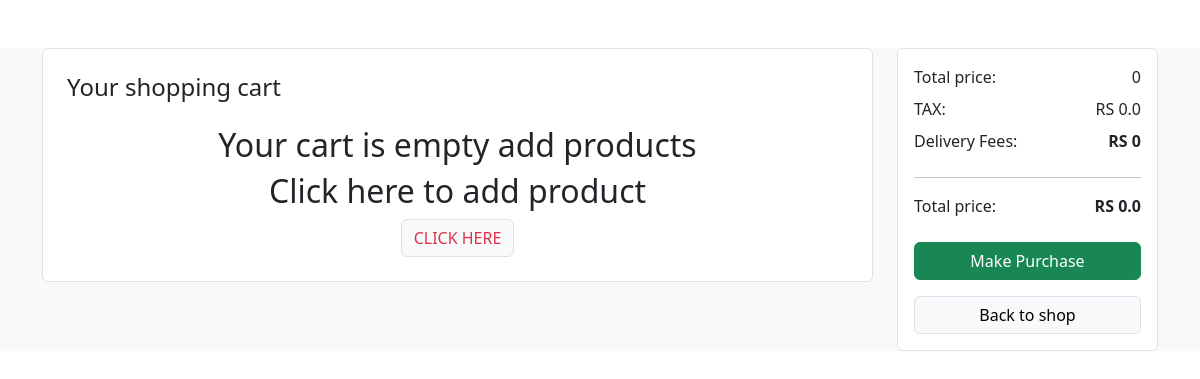
The page /shop/cart/ (signed in) on the database as committed earlier.
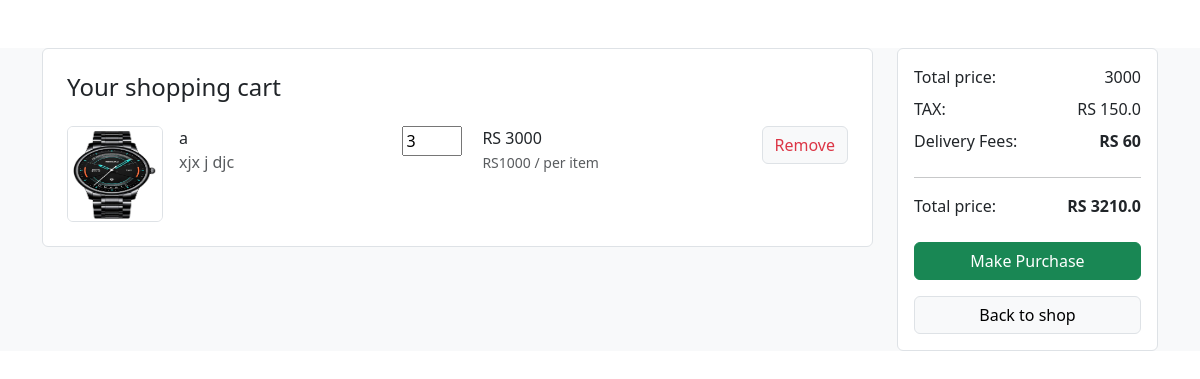
The same page on the database as committed later.
### harryshop/models.py (models this page shows, shortened)
class CartItem(models.Model):
    user = models.ForeignKey(User, on_delete=models.CASCADE)
    product = models.ForeignKey(Product, on_delete=models.CASCADE)
    quantity = models.PositiveIntegerField(default=1)
    def priceofspeproduct(self):
        return self.product.product_price*self.quantity

class Product(models.Model):
    product_category = models.ForeignKey(Category, on_delete=models.CASCADE,default="")
    product_name = models.CharField(max_length=100,default="")
    product_price=models.IntegerField(default=0)
    product_description = models.TextField(default="")
    product_image=models.ImageField(upload_to='shopp/images',default="")
    product_color=models.CharField(max_length=20,default="")

### harryshop/views.py (the view)
# urls.py: path('cart/',views.cart,name='cart'),
def cart(request):
    if request.method=="POST":
        product_quantity=int(request.POST.get('quantity',1))
        productid=request.POST.get('productid')
        cart_items, created = CartItem.objects.get_or_create(user=request.user, product=productid)
        cart_items.quantity=int(product_quantity)
        cart_items.save()
    cart_it = CartItem.objects.filter(user=request.user)
    total_price = cart_it.annotate(item_total=F('quantity') * F('product__product_price')).aggregate(total=Sum('item_total'))['total'] or 0
    total_TAX=total_price*5/100
    product=Product.objects.all()
    if cart_it:
        delevery_fees=60
        price_after_tax_delevery=total_price+ total_TAX + delevery_fees
    else:
        delevery_fees = 0
        price_after_tax_delevery=total_price+ total_TAX
    params = {'cartitemss': cart_it, 'total_price': total_price,'total_tax':total_TAX,'price_includes':price_after_tax_delevery,'delevery_fees':delevery_fees,'product':product}
    return render(request,'cart.html',params)

### templates/cart.html (shortened to what this page needs)
<!doctype html>
<html lang="en">
  <head>
    <link href="https://cdn.jsdelivr.net/npm/bootstrap@5.3.0/dist/css/bootstrap.min.css" rel="stylesheet">
    <link rel="stylesheet" href="/static/cartpage/css/cart.css">
    <link rel="stylesheet" href="/static/assets/css/animate.css">
  </head>
  <body>
      <section class="bg-light my-5">
        <div class="container">
          <div class="row">
            <div class="col-lg-9">
              <div class="card border shadow-0">
                <div class="m-4">
                  <h4 class="card-title mb-4">Your shopping cart</h4>
                  {% if cartitemss %}
                  {% for c in cartitemss %}
                  <div class="row gy-3">
                    <div class="col-lg-5">
                      <div class="me-lg-5">
                        <div class="d-flex">
                          <img src="/media/{{c.product.product_image}}" class="border rounded me-3" style="width: 96px; height: 96px;" />
                          <div class="">
                            <a href="#" class="nav-link">{{c.product.product_name}}</a>
                            <p class="text-muted">{{c.product.product_color}}</p>
                          </div>
                        </div>
                      </div>
                    </div>
                    <div class="col-lg-2 col-sm-6 col-6 d-flex flex-row flex-lg-column flex-xl-row text-nowrap">
                      <div class="">
                        <form id="{{c.product.product_name}}" action="" method="post">
                            <input style="width:60px ;margin-right:20px;" id="cartadddelete{{c.product.product_name}}" oninput="submitForm('{{c.product.product_name}}')" type = "number" min = "1" value = "{{c.quantity}}" name="quantity">
                          </form>
                      </div>
                      <div class="">
                        <text class="h6">RS {{c.priceofspeproduct}}</text> <br />
                        <small class="text-muted text-nowrap"> RS{{c.product.product_price}} / per item </small>
                      </div>
                    </div>
                    <div class="col-lg col-sm-6 d-flex justify-content-sm-center justify-content-md-start justify-content-lg-center justify-content-xl-end mb-2">
                      <div class="float-md-end">
                        <a href="/shop/cart/{{c.product.id}}" class="btn btn-light border text-danger icon-hover-danger"> Remove</a>
                      </div>
                    </div>
                  </div>
                  {% endfor %}
                  {% else %}
                  <h2 class="click">Your cart is empty add products</h2>
                  <h2 class="click"> Click here to add product</h2>
                  <div class="click">
                    <a href="/shop" class="btn btn-light border text-danger icon-hover-danger"> CLICK HERE</a>
                  </div>
                  {% endif %}
                </div>
              </div>
            </div>
            <div class="col-lg-3">
              <div class="card shadow-0 border">
                <div class="card-body">
                  <div class="d-flex justify-content-between">
                    <p class="mb-2">Total price:</p>
                    <p class="mb-2">{{total_price}}</p>
                  </div>
                  <div class="d-flex justify-content-between">
                    <p class="mb-2">TAX:</p>
                    <p class="mb-2">RS {{total_tax}}</p>
                  </div>
                  <div class="d-flex justify-content-between">
                    <p class="mb-2">Delivery Fees:</p>
                    <p class="mb-2 fw-bold">RS {{delevery_fees}}</p>
                  </div>
                  <hr />
                  <div class="d-flex justify-content-between">
                    <p class="mb-2">Total price:</p>
                    <p class="mb-2 fw-bold">RS {{price_includes}}</p>
                  </div>
                  <div class="mt-3">
                    <a href="#" class="btn btn-success w-100 shadow-0 mb-2"> Make Purchase </a>
                    <a href="#" class="btn btn-light w-100 border mt-2" onclick="s()"> Back to shop </a>
                  </div>
                </div>
              </div>
            </div>
          </div>
        </div>
      </section>
  </body>
</html>

Rows that differ between the two databases and show on the page:
added CartItem: product.product_image (picture), product.product_name "a", product.product_color "xjx j djc", quantity "3", priceofspeproduct "3000", product.product_price "1000"
Other text that changed with them:
{{ total_price }}: "0" → "3000"
{{ total_tax }}: "0.0" → "150.0"
{{ delevery_fees }}: "0" → "60"
{{ price_includes }}: "0.0" → "3210.0"
text no longer shown: "Your cart is empty add products Click here to add product CLICK HERE"
